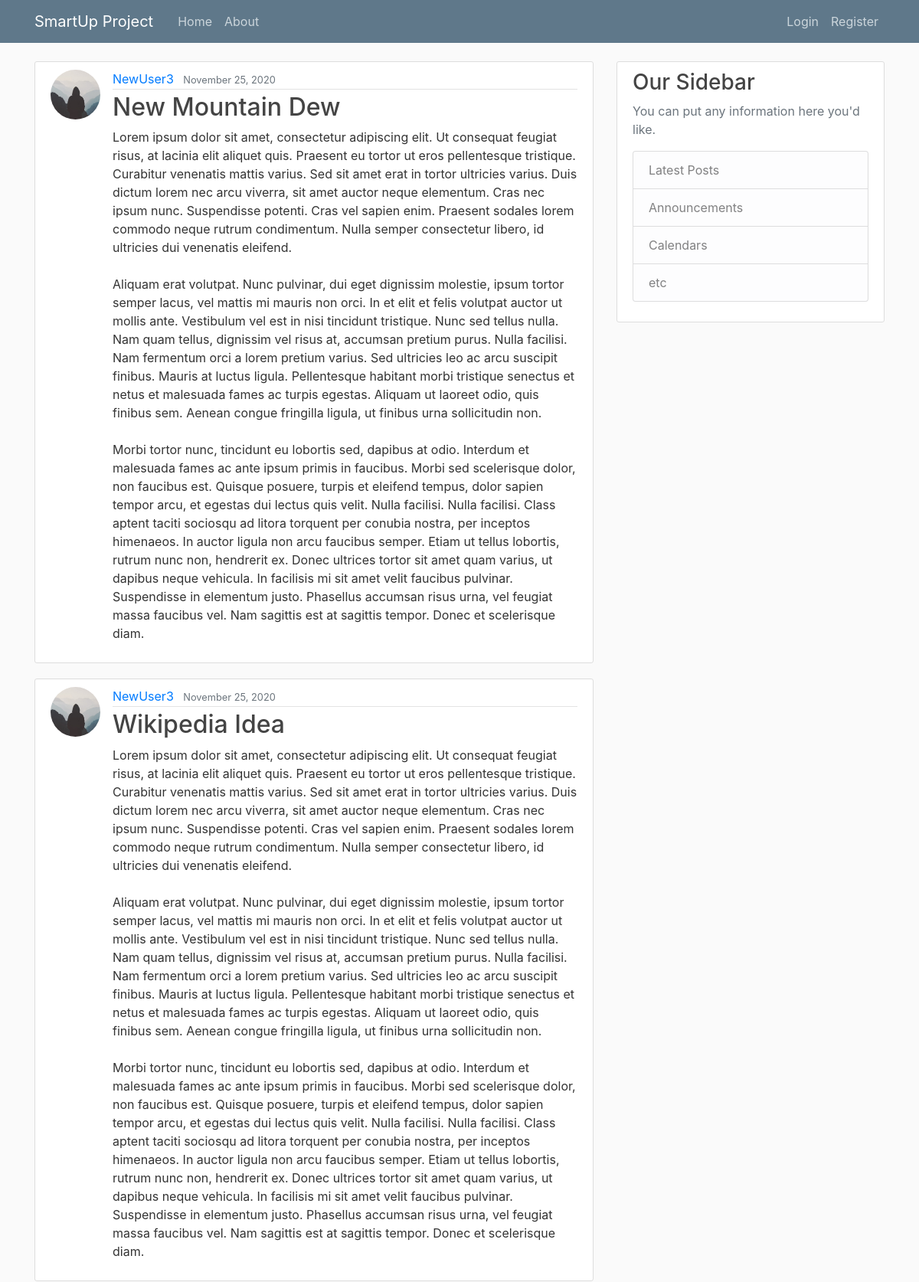
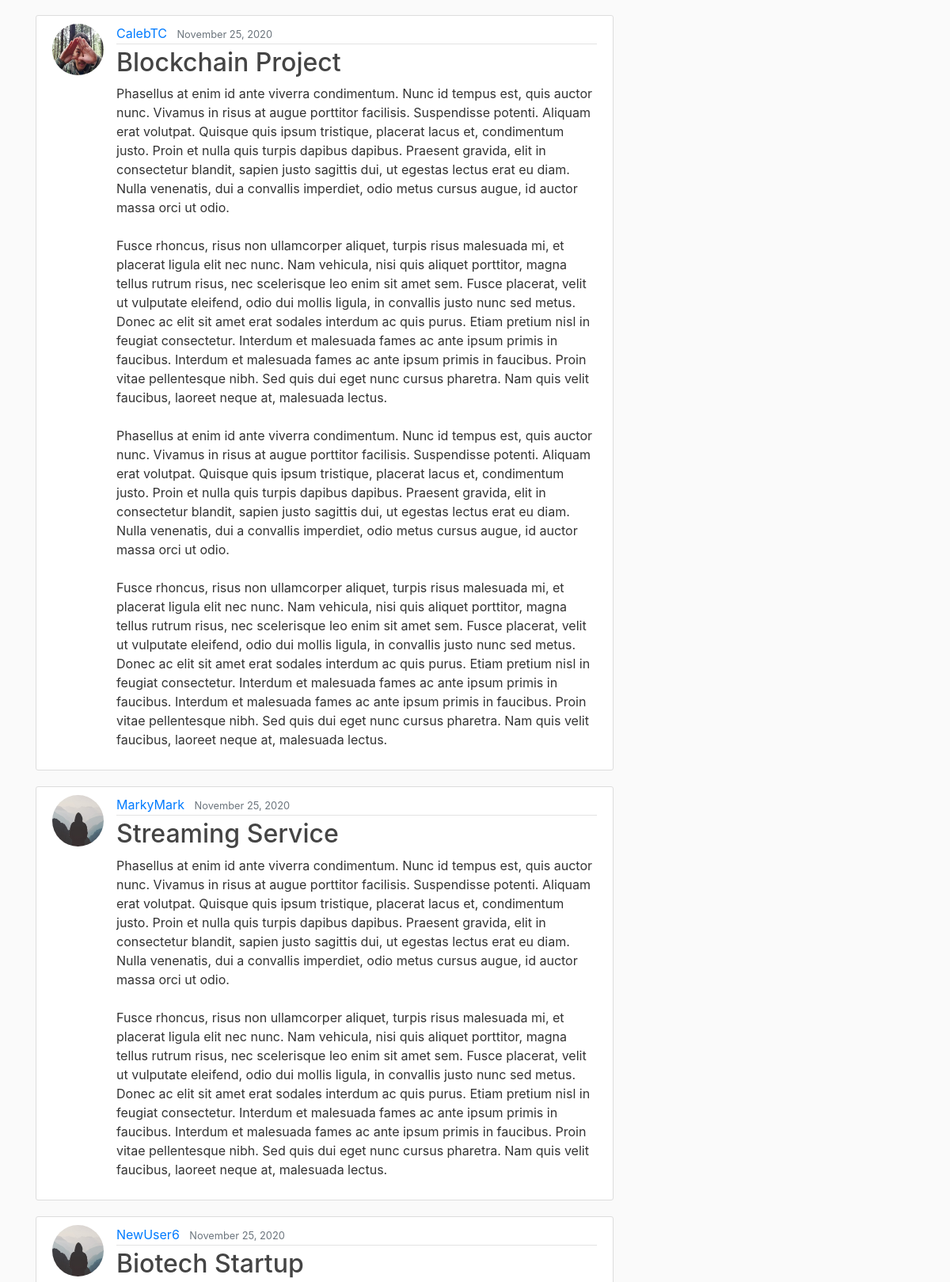
The page / (upper part) on the database its author committed (2 pictures, top to bottom).
### ideas/models.py (models this page shows, shortened)
class Post(models.Model):
    title = models.CharField(max_length=100)
    content = models.TextField()
    date_posted = models.DateTimeField(default=timezone.now)
    author = models.ForeignKey(User, on_delete=models.CASCADE)

### users/models.py (models this page shows, shortened)
class Profile(models.Model):
    user = models.OneToOneField(User, on_delete=models.CASCADE)
    image = models.ImageField(default='default.jpg', upload_to='profile_pics')

### ideas/views.py (the view)
# urls.py: path('', PostListView.as_view(), name='ideas-home'),
class PostListView(ListView):
    model = Post
    template_name = 'ideas/home.html'  # <app>/<model>_<viewtype>.html
    context_object_name = 'posts'
    ordering = ['-date_posted']
    paginate_by = 5

### ideas/templates/ideas/home.html (shortened to what this page needs)
{% extends "ideas/base.html" %}
{% block content %}
    {% for post in posts %}
        <article class="media content-section">
          <img class="rounded-circle article-img" src="{{ post.author.profile.image.url }}">
          <div class="media-body">
            <div class="article-metadata">
              <a class="mr-2" href="{% url 'user-posts' post.author.username %}">{{ post.author }}</a>
              <small class="text-muted">{{ post.date_posted|date:"F d, Y" }}</small>
            </div>
            <h2><a class="article-title" href="{% url 'post-detail' post.id %}">{{ post.title }}</a></h2>
            <p class="article-content">{{ post.content }}</p>
          </div>
        </article>
    {% endfor %}
{% endblock content %}

### ideas/static/ideas/main.css (style rules this page uses)
body { background: #fafafa; color: #333333; margin-top: 5rem; }
h1, h2, h3, h4, h5, h6 { color: #444444; }
.content-section { background: #ffffff; padding: 10px 20px; border: 1px solid #dddddd; border-radius: 3px; margin-bottom: 20px; }
.article-title { color: #444444; }
.article-content { white-space: pre-line; }
.article-img { height: 65px; width: 65px; margin-right: 16px; }
.article-metadata { padding-bottom: 1px; margin-bottom: 4px; border-bottom: 1px solid #e3e3e3 }

### rows shown on the page
Post: author.profile.image (placeholder picture), author "NewUser3", date_posted "November 25, 2020", title "New Mountain Dew", content "Lorem ipsum dolor sit amet, consectetur adipiscing elit. Ut consequat feugiat risus, at lacinia elit aliquet quis. Praesent eu tortor ut eros pellentesque tristique. Curabitur venenatis mattis varius. Sed sit amet erat in tortor ultricies varius. Duis dictum lorem nec arcu viverra, sit amet auctor neque elementum. Cras nec ipsum nunc. Suspendisse potenti. Cras vel sapien enim. Praesent sodales lorem commodo neque rutrum condimentum. Nulla semper consectetur libero, id ultricies dui venenatis eleifend. Aliquam erat volutpat. Nunc pulvinar, dui eget dignissim molestie, ipsum tortor semper lacus, vel mattis mi mauris non orci. In et elit et felis volutpat auctor ut mollis ante. Vestibulum vel…"
Post: author.profile.image (placeholder picture), author "NewUser3", date_posted "November 25, 2020", title "Wikipedia Idea", content "Lorem ipsum dolor sit amet, consectetur adipiscing elit. Ut consequat feugiat risus, at lacinia elit aliquet quis. Praesent eu tortor ut eros pellentesque tristique. Curabitur venenatis mattis varius. Sed sit amet erat in tortor ultricies varius. Duis dictum lorem nec arcu viverra, sit amet auctor neque elementum. Cras nec ipsum nunc. Suspendisse potenti. Cras vel sapien enim. Praesent sodales lorem commodo neque rutrum condimentum. Nulla semper consectetur libero, id ultricies dui venenatis eleifend. Aliquam erat volutpat. Nunc pulvinar, dui eget dignissim molestie, ipsum tortor semper lacus, vel mattis mi mauris non orci. In et elit et felis volutpat auctor ut mollis ante. Vestibulum vel…"
Post: author.profile.image (picture), author "CalebTC", date_posted "November 25, 2020", title "Blockchain Project", content "Phasellus at enim id ante viverra condimentum. Nunc id tempus est, quis auctor nunc. Vivamus in risus at augue porttitor facilisis. Suspendisse potenti. Aliquam erat volutpat. Quisque quis ipsum tristique, placerat lacus et, condimentum justo. Proin et nulla quis turpis dapibus dapibus. Praesent gravida, elit in consectetur blandit, sapien justo sagittis dui, ut egestas lectus erat eu diam. Nulla venenatis, dui a convallis imperdiet, odio metus cursus augue, id auctor massa orci ut odio. Fusce rhoncus, risus non ullamcorper aliquet, turpis risus malesuada mi, et placerat ligula elit nec nunc. Nam vehicula, nisi quis aliquet porttitor, magna tellus rutrum risus, nec scelerisque leo enim sit…"
Post: author.profile.image (placeholder picture), author "MarkyMark", date_posted "November 25, 2020", title "Streaming Service", content "Phasellus at enim id ante viverra condimentum. Nunc id tempus est, quis auctor nunc. Vivamus in risus at augue porttitor facilisis. Suspendisse potenti. Aliquam erat volutpat. Quisque quis ipsum tristique, placerat lacus et, condimentum justo. Proin et nulla quis turpis dapibus dapibus. Praesent gravida, elit in consectetur blandit, sapien justo sagittis dui, ut egestas lectus erat eu diam. Nulla venenatis, dui a convallis imperdiet, odio metus cursus augue, id auctor massa orci ut odio. Fusce rhoncus, risus non ullamcorper aliquet, turpis risus malesuada mi, et placerat ligula elit nec nunc. Nam vehicula, nisi quis aliquet porttitor, magna tellus rutrum risus, nec scelerisque leo enim sit…"
Post: author.profile.image (placeholder picture), author "NewUser6", date_posted "November 25, 2020", title "Biotech Startup"
